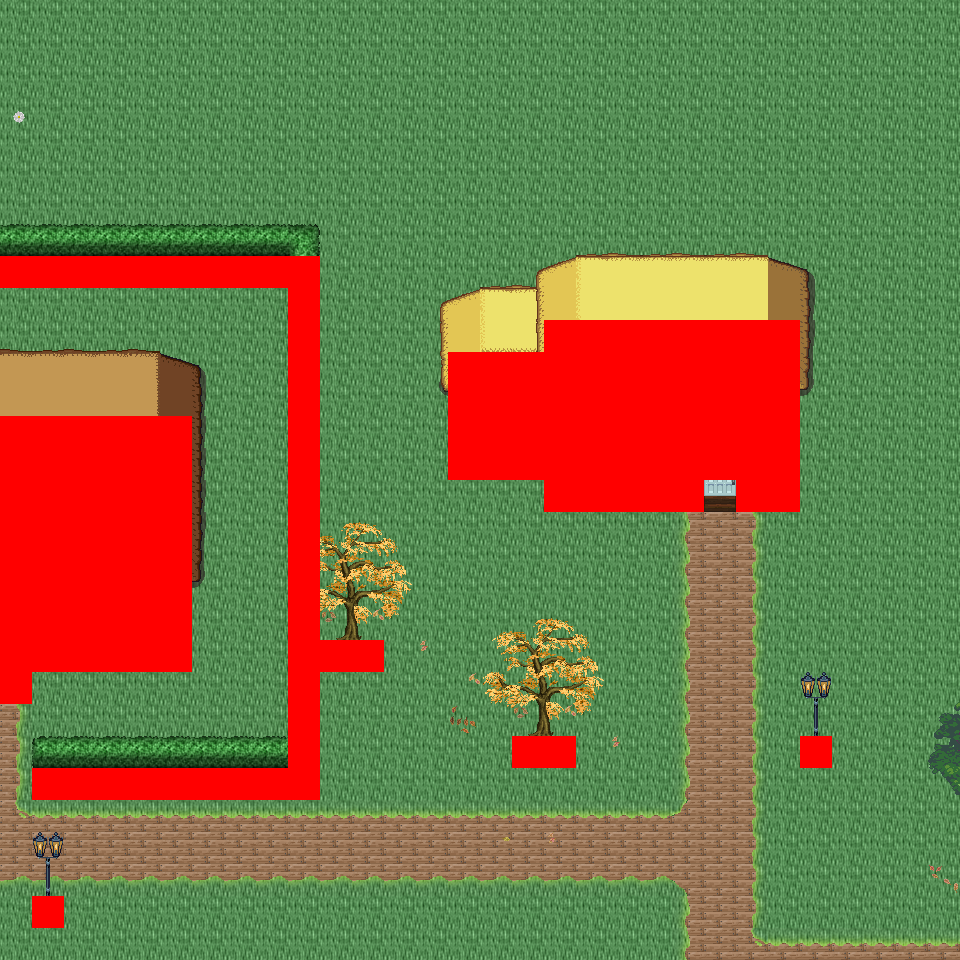

Rendered tile map (Tiled .tmx) drawn with the repository's tilesets; below, a short description and the map source with its tile grids summarised:
An orthogonal 30x30 tile map with 32x32 px tiles, 6 tile layers (Ground, Object, Object2, Above, ...), 45 tilesets and 5 objects (5x mapExit).

<map version="1.0" orientation="orthogonal" renderorder="right-down" width="30" height="30" tilewidth="32" tileheight="32" nextobjectid="6">
  <tileset firstgid="1" name="tileset_logic_collision" tilewidth="32" tileheight="32" tilecount="1" columns="1">
    <image source="../drawable/tileset_logic_collision.png" width="32" height="32" />
  </tileset>
  <tileset firstgid="2" name="tileset_ground_ground" tilewidth="32" tileheight="32" tilecount="33" columns="3">
    <image source="../drawable/tileset_ground_ground.png" width="96" height="352" />
  </tileset>
  <tileset firstgid="35" name="tileset_building_castle" tilewidth="32" tileheight="32" tilecount="320" columns="20">
    <image source="../drawable/tileset_building_castle.png" width="640" height="512" />
  </tileset>
  <tileset firstgid="355" name="tileset_item_weapon_cannon" tilewidth="32" tileheight="32" tilecount="12" columns="3">
    <image source="../drawable/tileset_item_weapon_cannon.png" width="96" height="128" />
  </tileset>
  <tileset firstgid="367" name="tileset_item_pot_barrels_1" tilewidth="32" tileheight="32" tilecount="8" columns="4">
    <image source="../drawable/tileset_item_pot_barrels_1.png" width="128" height="64" />
  </tileset>
  <tileset firstgid="375" name="tileset_ground_grass_edges" tilewidth="32" tileheight="32" tilecount="36" columns="12">
    <image source="../drawable/tileset_ground_grass_edges.png" width="384" height="96" />
  </tileset>
  <tileset firstgid="411" name="tileset_ground_grass_corners" tilewidth="32" tileheight="32" tilecount="24" columns="6">
    <image source="../drawable/tileset_ground_grass_corners.png" width="192" height="128" />
  </tileset>
  <tileset firstgid="435" name="tileset_plant_vine" tilewidth="32" tileheight="32" tilecount="3" columns="1">
    <image source="../drawable/tileset_plant_vine.png" width="32" height="96" />
  </tileset>
  <tileset firstgid="438" name="tileset_ground_water_pool" tilewidth="32" tileheight="32" tilecount="72" columns="3">
    <image source="../drawable/tileset_ground_water_pool.png" width="96" height="768" />
  </tileset>
  <tileset firstgid="510" name="tileset_ground_earth_edges" tilewidth="32" tileheight="32" tilecount="18" columns="6">
    <image source="../drawable/tileset_ground_earth_edges.png" width="192" height="96" />
  </tileset>
  <tileset firstgid="528" name="tileset_building_decoration_chimney" tilewidth="32" tileheight="32" tilecount="2" columns="1">
    <image source="../drawable/tileset_building_decoration_chimney.png" width="32" height="64" />
  </tileset>
  <tileset firstgid="530" name="tileset_building_decoration_chimney_big" tilewidth="32" tileheight="32" tilecount="2" columns="1">
    <image source="../drawable/tileset_building_decoration_chimney_big.png" width="32" height="64" />
  </tileset>
  <tileset firstgid="532" name="tileset_plant_tree_fall_trees" tilewidth="32" tileheight="32" tilecount="40" columns="8">
    <image source="../drawable/tileset_plant_tree_fall_trees.png" width="256" height="160" />
  </tileset>
  <tileset firstgid="572" name="tileset_plant_tree_chestnut_tree" tilewidth="32" tileheight="32" tilecount="20" columns="4">
    <image source="../drawable/tileset_plant_tree_chestnut_tree.png" width="128" height="160" />
  </tileset>
  <tileset firstgid="592" name="tileset_plant_bush_hedge" tilewidth="32" tileheight="32" tilecount="35" columns="5">
    <image source="../drawable/tileset_plant_bush_hedge.png" width="160" height="224" />
  </tileset>
  <tileset firstgid="627" name="tileset_item_statue_gazingball_statue" tilewidth="32" tileheight="32" tilecount="12" columns="3">
    <image source="../drawable/tileset_item_statue_gazingball_statue.png" width="96" height="128" />
  </tileset>
  <tileset firstgid="639" name="tileset_plant_flower_red_blue_clusters" tilewidth="32" tileheight="32" tilecount="4" columns="1">
    <image source="../drawable/tileset_plant_flower_red_blue_clusters.png" width="32" height="128" />
  </tileset>
  <tileset firstgid="643" name="tileset_ground_cobbled_paving" tilewidth="32" tileheight="32" tilecount="1" columns="1">
    <image source="../drawable/tileset_ground_cobbled_paving.png" width="32" height="32" />
  </tileset>
  <tileset firstgid="644" name="tileset_furniture_light_lamp_blue" tilewidth="32" tileheight="32" tilecount="3" columns="1">
    <image source="../drawable/tileset_furniture_light_lamp_blue.png" width="32" height="96" />
  </tileset>
  <tileset firstgid="647" name="tileset_light_dim_light_7x5" tilewidth="32" tileheight="32" tilecount="35" columns="7">
    <image source="../drawable/tileset_light_dim_light_7x5.png" width="224" height="160" />
  </tileset>
  <tileset firstgid="682" name="tileset_light_light_5x5" tilewidth="32" tileheight="32" tilecount="25" columns="5">
    <image source="../drawable/tileset_light_light_5x5.png" width="160" height="160" />
  </tileset>
  <tileset firstgid="707" name="tileset_plant_leaves" tilewidth="32" tileheight="32" tilecount="8" columns="4">
    <image source="../drawable/tileset_plant_leaves.png" width="128" height="64" />
  </tileset>
  <tileset firstgid="715" name="tileset_plant_flower_flowers_mixed" tilewidth="32" tileheight="32" tilecount="16" columns="4">
    <image source="../drawable/tileset_plant_flower_flowers_mixed.png" width="128" height="128" />
  </tileset>
  <tileset firstgid="731" name="tileset_plant_bush_large_green" tilewidth="32" tileheight="32" tilecount="9" columns="3">
    <image source="../drawable/tileset_plant_bush_large_green.png" width="96" height="96" />
  </tileset>
  <tileset firstgid="740" name="tileset_plant_bush_hosta" tilewidth="32" tileheight="32" tilecount="9" columns="3">
    <image source="../drawable/tileset_plant_bush_hosta.png" width="96" height="96" />
  </tileset>
  <tileset firstgid="749" name="tileset_item_statue_fairypool" tilewidth="32" tileheight="32" tilecount="16" columns="2">
    <image source="../drawable/tileset_item_statue_fairypool.png" width="64" height="256" />
  </tileset>
  <tileset firstgid="765" name="tileset_item_statue_grey_stone" tilewidth="32" tileheight="32" tilecount="4" columns="2">
    <image source="../drawable/tileset_item_statue_grey_stone.png" width="64" height="64" />
  </tileset>
  <tileset firstgid="769" name="tileset_item_statue_plants_potted_stone" tilewidth="32" tileheight="32" tilecount="6" columns="3">
    <image source="../drawable/tileset_item_statue_plants_potted_stone.png" width="96" height="64" />
  </tileset>
  <tileset firstgid="775" name="tileset_plant_flower_daisy_blue" tilewidth="32" tileheight="32" tilecount="8" columns="2">
    <image source="../drawable/tileset_plant_flower_daisy_blue.png" width="64" height="128" />
  </tileset>
  <tileset firstgid="783" name="tileset_plant_flower_daisy_red" tilewidth="32" tileheight="32" tilecount="8" columns="2">
    <image source="../drawable/tileset_plant_flower_daisy_red.png" width="64" height="128" />
  </tileset>
  <tileset firstgid="791" name="tileset_plant_flower_daisy_white" tilewidth="32" tileheight="32" tilecount="8" columns="2">
    <image source="../drawable/tileset_plant_flower_daisy_white.png" width="64" height="128" />
  </tileset>
  <tileset firstgid="799" name="tileset_plant_flower_daisy_yellow" tilewidth="32" tileheight="32" tilecount="8" columns="2">
    <image source="../drawable/tileset_plant_flower_daisy_yellow.png" width="64" height="128" />
  </tileset>
  <tileset firstgid="807" name="tileset_furniture_chair_bench_white" tilewidth="32" tileheight="32" tilecount="8" columns="2">
    <image source="../drawable/tileset_furniture_chair_bench_white.png" width="64" height="128" />
  </tileset>
  <tileset firstgid="815" name="tileset_plant_bush_bricked_bushes" tilewidth="32" tileheight="32" tilecount="6" columns="2">
    <image source="../drawable/tileset_plant_bush_bricked_bushes.png" width="64" height="96" />
  </tileset>
  <tileset firstgid="821" name="tileset_plant_stump_small_stump" tilewidth="32" tileheight="32" tilecount="4" columns="2">
    <image source="../drawable/tileset_plant_stump_small_stump.png" width="64" height="64" />
  </tileset>
  <tileset firstgid="825" name="tileset_item_firewood" tilewidth="32" tileheight="32" tilecount="12" columns="3">
    <image source="../drawable/tileset_item_firewood.png" width="96" height="128" />
  </tileset>
  <tileset firstgid="837" name="tileset_item_campfires" tilewidth="32" tileheight="32" tilecount="2" columns="2">
    <image source="../drawable/tileset_item_campfires.png" width="64" height="32" />
  </tileset>
  <tileset firstgid="839" name="tileset_building_wall_int_sandstone" tilewidth="32" tileheight="32" tilecount="15" columns="3">
    <image source="../drawable/tileset_building_wall_int_sandstone.png" width="96" height="160" />
  </tileset>
  <tileset firstgid="854" name="tileset_logic_creature_rodent" tilewidth="32" tileheight="32" tilecount="8" columns="8">
    <image source="../drawable/tileset_logic_creature_rodent.png" width="256" height="32" />
  </tileset>
  <tileset firstgid="862" name="tileset_ground_ground_3" tilewidth="32" tileheight="32" tilecount="5" columns="5">
    <image source="../drawable/tileset_ground_ground_3.png" width="160" height="32" />
  </tileset>
  <tileset firstgid="867" name="tileset_building_cottage" tilewidth="32" tileheight="32" tilecount="256" columns="16">
    <image source="../drawable/tileset_building_cottage.png" width="512" height="512" />
  </tileset>
  <tileset firstgid="1123" name="tileset_building_roof_thatched_roof" tilewidth="32" tileheight="32" tilecount="256" columns="16">
    <image source="../drawable/tileset_building_roof_thatched_roof.png" width="512" height="512" />
  </tileset>
  <tileset firstgid="1379" name="tileset_building_door_doors" tilewidth="32" tileheight="32" tilecount="256" columns="16">
    <image source="../drawable/tileset_building_door_doors.png" width="512" height="512" />
  </tileset>
  <tileset firstgid="1635" name="tileset_building_window_windows" tilewidth="32" tileheight="32" tilecount="256" columns="16">
    <image source="../drawable/tileset_building_window_windows.png" width="512" height="512" />
  </tileset>
  <tileset firstgid="1891" name="tileset_logic_portal" tilewidth="32" tileheight="32" tilecount="24" columns="8">
    <image source="../drawable/tileset_logic_portal.png" width="256" height="96" />
  </tileset>
  <layer name="Ground" width="30" height="30">
    <data>[900 cells, 900 non-empty, 7 distinct tile ids]</data>
  </layer>
  <layer name="Object" width="30" height="30">
    <data>[900 cells, 180 non-empty, 33 distinct tile ids]</data>
  </layer>
  <layer name="Object2" width="30" height="30">
    <data>[900 cells, 27 non-empty, 12 distinct tile ids]</data>
  </layer>
  <layer name="Above" width="30" height="30">
    <data>[900 cells, 177 non-empty, 67 distinct tile ids]</data>
  </layer>
  <layer name="Above2" width="30" height="30">
    <data>[900 cells, 22 non-empty, 17 distinct tile ids]</data>
  </layer>
  <layer name="Walkable" width="30" height="30">
    <data>[900 cells, 148 non-empty, 1 distinct tile ids]</data>
  </layer>
  <objectgroup name="MapEvents">
    <object id="1" name="south" type="mapExit" x="0" y="928" width="960" height="32">
      <properties>
        <property name="map" value="level_0_x20_y60" />
        <property name="x" value="0" />
        <property name="y" value="1" />
      </properties>
    </object>
    <object id="2" name="west" type="mapExit" x="0" y="0" width="32" height="256">
      <properties>
        <property name="map" value="level_0_x19_y59" />
        <property name="x" value="28" />
        <property name="y" value="0" />
      </properties>
    </object>
    <object id="3" name="west2" type="mapExit" x="0" y="288" width="32" height="128">
      <properties>
        <property name="map" value="level_0_x19_y59" />
        <property name="x" value="28" />
        <property name="y" value="9" />
      </properties>
    </object>
    <object id="4" name="west3" type="mapExit" x="0" y="704" width="32" height="256">
      <properties>
        <property name="map" value="level_0_x19_y59" />
        <property name="x" value="28" />
        <property name="y" value="22" />
      </properties>
    </object>
    <object id="5" name="east" type="mapExit" x="928" y="0" width="32" height="960">
      <properties>
        <property name="map" value="level_0_x21_y59" />
        <property name="x" value="1" />
        <property name="y" value="0" />
      </properties>
    </object>
  </objectgroup>
</map>
